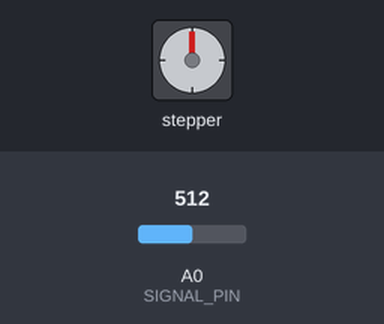
The sketch below on a simulated Arduino Uno, built with avr-gcc and run on an emulated ATmega328P. On the bench: stepper motor. The test bench sets the inputs (shaded band); at power-on: A0 (SIGNAL_PIN) = 512. Stepper angles assume 2038 steps per turn.

Above: at 1.2 s.
1.3 s: A0 (SIGNAL_PIN) set to 53
2.8 s: A0 (SIGNAL_PIN) set to 46
At 3.25 s:
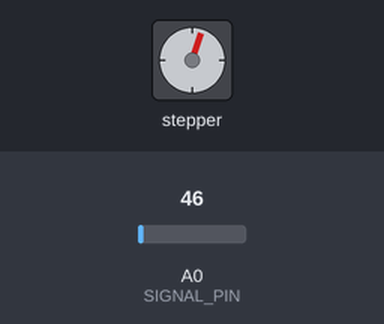
At 3.86 s:
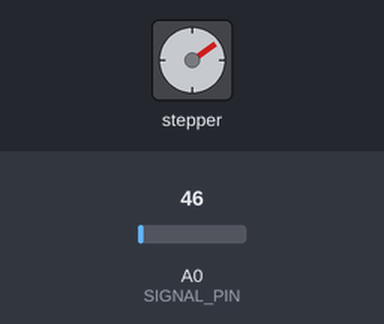
Timing chart, 0 to 14.8 s (numbered marks = the images above; inputs shaded):
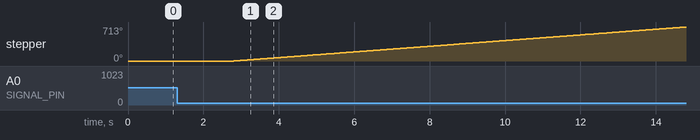

Measured:
- the behaviour switches between 51 and 50 on A0 (SIGNAL_PIN) (found by bisection; images 0 and 1)
- after the input at 1.3 s, every drawn part: stays the same
- after the input at 2.8 s, stepper: keeps turning clockwise at about 59°/s, starting at once

The sketch:

StepperMotor.ino
```cpp
#include <Stepper.h> //Includes the Arduino Stepper Library
// Defines the number of steps per rotation
const int stepsPerRevolution = 2038;
// Creates an instance of stepper class
// Pins entered in sequence IN1-IN3-IN2-IN4 for proper step sequence
Stepper myStepper = Stepper(stepsPerRevolution, 8, 10, 9, 11);

#define SIGNAL_PIN A0

#define RDA 0x80
#define TBE 0x20

//Pointer Initializations:
volatile unsigned char *myUCSR0A = (unsigned char *)0x00C0;
volatile unsigned char *myUCSR0B = (unsigned char *)0x00C1;
volatile unsigned char *myUCSR0C = (unsigned char *)0x00C2;
volatile unsigned int  *myUBRR0  = (unsigned int *) 0x00C4;
volatile unsigned char *myUDR0   = (unsigned char *)0x00C6;

//Create the variable for the potentiometer reading
int sensorValue = 0;

void setup() {
  // put your setup code here, to run once:
  // Nothing to do (Stepper Library sets pins as outputs)

  U0init(9600);

  pinMode(A0, INPUT);

}

void loop() {
  // put your main code here, to run repeatedly:

  // read the value from the sensor
  sensorValue = analogRead(A0);

  if(sensorValue <= 50) {
    // Rotate CW slowly at 5 RPM
    myStepper.setSpeed(10);
    myStepper.step(stepsPerRevolution);
  }
  else if(sensorValue >= 1000) {
    //Rotate CCW quickly at 10 RPM
    myStepper.setSpeed(10);
    myStepper.step(-stepsPerRevolution);
  }

}


void U0init(unsigned long U0baud)
{

 unsigned long FCPU = 16000000;
 unsigned int tbaud;
 tbaud = (FCPU / 16 / U0baud - 1);
 // Same as (FCPU / (16 * U0baud)) - 1;
 *myUCSR0A = 0x20;
 *myUCSR0B = 0x18;
 *myUCSR0C = 0x06;
 *myUBRR0  = tbaud;
}

// Read USART0 RDA status bit and return non-zero true if set

unsigned char U0kbhit()
{
  if(*myUCSR0A & RDA){
    return true;
  }
  else{
    return false;
  }


// Read input character from USART0 input buffer
}
unsigned char U0getchar()
{
  unsigned char ch;
  while(!(UCSR0A & (1<<RXC0)));
  ch =  *myUDR0;
  return ch;


}

// Wait for USART0 TBE to be set then write character to transmit buffer
void U0putchar(unsigned char U0pdata)
{

while((*myUCSR0A & (TBE)) == 0);
*myUDR0 = U0pdata;

}

void convertNumAndPrint(int num){

  unsigned char cs1, cs2, cs3;
  unsigned char csArray[3];

  int index = 0, test = 0;

  if(num <= 9 && num > 0){
    csArray[0] = num + '0';
    index = 1;
    }

    else if(num <= 99 && num > 9){
      csArray[1] = (num % 10) + '0';
      csArray[0] = (num /10) + '0';
      index = 2;
    }

    else if(num <= 999 && num > 99){
      csArray[1] = (num % 10) + '0';
      test = (num / 100);
      csArray[2] = (test / 10) + '0';
      csArray[0] = (num / 100) + '0';
      index = 3;
    }

    else{
      index = 0;
    }

    for(int i = 0; i < index; i++){
      U0putchar(csArray[i]);
    }
      U0putchar('\n');
      index = 0;
}
```
